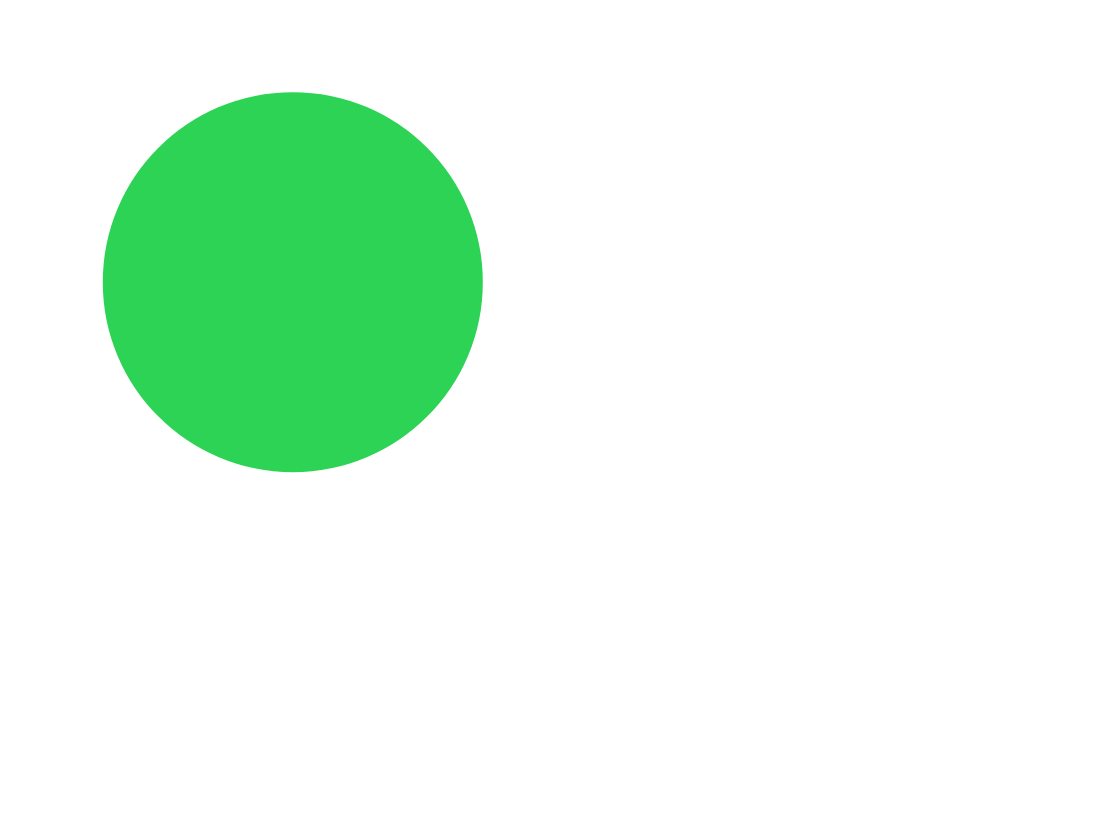
//> input picture OpenCV/table-tracking/images/green.png, 1114 x 836 px, given in place of the camera
$ ./test2   (built with g++ and OpenCV 4)
//> lines starting //> are read from the running program, lines starting //| are printed output that depends on the picture; after the words box and inside, x2 and y2 are one past the last pixel; in counts of white or black regions, pixels touching at a corner belong together
### OpenCV/table-tracking/HsvColor.h
#ifndef DataHolder_H
#define DataHolder_H
#include <string.h>

using namespace std;

class HsvColor {
    int low[3];
    int high[3];
    string name;

    public:
        HsvColor(string color){
            name = color;
        }

        void setLow(int h, int s, int v);
        void setHigh(int h, int s, int v);
        int getLow(int pos);
        int getHigh(int pos);
        string getColor();
};

void HsvColor::setLow(int h, int s, int v) {
    low[0] = h;
    low[1] = s;
    low[2] = v;
}

void HsvColor::setHigh(int h, int s, int v) {
    high[0] = h;
    high[1] = s;
    high[2] = v;
}

int HsvColor::getLow(int pos) {
    return low[pos];
}

int HsvColor::getHigh(int pos) {
    return high[pos];
}

string HsvColor::getColor() {
    return name;
}

#endif

### OpenCV/table-tracking/test2.cpp
#include "opencv2/imgcodecs.hpp"
#include "opencv2/highgui.hpp"
#include "opencv2/imgproc.hpp"

#include <iostream>
#include <stdlib.h>

//Custom Classes
#include "HsvColor.h"

using namespace cv;
using namespace std;

// Global Variables
Mat src;// = imread("images/green.png");
Mat mask;
Mat hsv;
HsvColor green("green"), yellow("yellow"), red1("red"), red2("red"), blue("blue");
RNG rng(12345);
// Function Headers
void findColor(Mat image);
void outline(Mat tmp);

void display(Mat frame) {
    imshow("123", frame);
}

int main () {
    //inRange(hsv, Scalar(0, 70, 50), Scalar(10, 255, 255), mask1);
    //inRange(hsv, Scalar(170, 70, 50), Scalar(0,70,50), mask2);
    /* Define Color Spaces for Greed, Yellow, Red, Blue
       See: https://stackoverflow.com/questions/47483951/how-to-define-a-threshold-value-to-detect-only-green-colour-objects-in-an-image

       For HSV Map
    */

    // Green
    green.setLow(40,70,50);
    green.setHigh(70,255,255);

    // Yellow
    yellow.setLow(20,0,0);
    yellow.setHigh(35,255,255);

    // Red
    red1.setLow(0,70,50);
    red1.setHigh(10,255,255);

    red2.setLow(170,70,50);
    red2.setHigh(180,255,255);

    // Blue
    // blue.setLow(110,100,50);
    // blue.setHigh(125,255,255);
    blue.setLow(110,100,0);
    blue.setHigh(130,255,255);


    VideoCapture capture;
    capture.open(0);
    if ( ! capture.isOpened() )
    {
        cout << "--(!)Error opening video capture\n";
        return -1;
    }
    Mat image;
    while ( capture.read(src) )
    {
//> src is the input picture: 836 rows x 1114 cols, CV_8UC3; mean B, G, R 234.2, 249.6, 229.4
        if( src.empty() )
        {
            cout << "--(!) No captured image -- Break!\n";
            break;
        }

        //resize(image,image,Size(250,250), 0, 0, INTER_LINEAR_EXACT);
        //display(image);
        cvtColor(src, hsv, COLOR_BGR2HSV);
//> hsv: 836 rows x 1114 cols, CV_8UC3; mean H, S, V 8.2, 24.5, 249.6
        //Find Yellow
        //inRange(hsv, Scalar(20, 0, 0), Scalar(35, 255, 255), mask);

        resize(src,src,Size(250,250), 0, 0, INTER_LINEAR_EXACT);
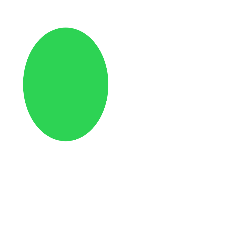
//> src: 250 rows x 250 cols, CV_8UC3; mean B, G, R 234.2, 249.6, 229.4
        //resize(mask,mask,Size(250,250), 0, 0, INTER_LINEAR_EXACT);
        findColor(src);
        //display(src);
        if( waitKey(10) == 27 )
        {
            break; // escape
        }
    }

    //findColor(src);

   // imshow( "Contours", mask);
    //waitKey();
    waitKey();
    return 0;
}

void findColor(Mat image) {

    //Check Green
    Mat g,y,r,b;
    Mat r1,r2;
    //inRange(hsv, Scalar(145,0,0), Scalar(155,255,255),mask);

    inRange(hsv, Scalar(green.getLow(0),green.getLow(1),green.getLow(2)),Scalar(green.getHigh(0),green.getHigh(1),green.getHigh(2)),g);
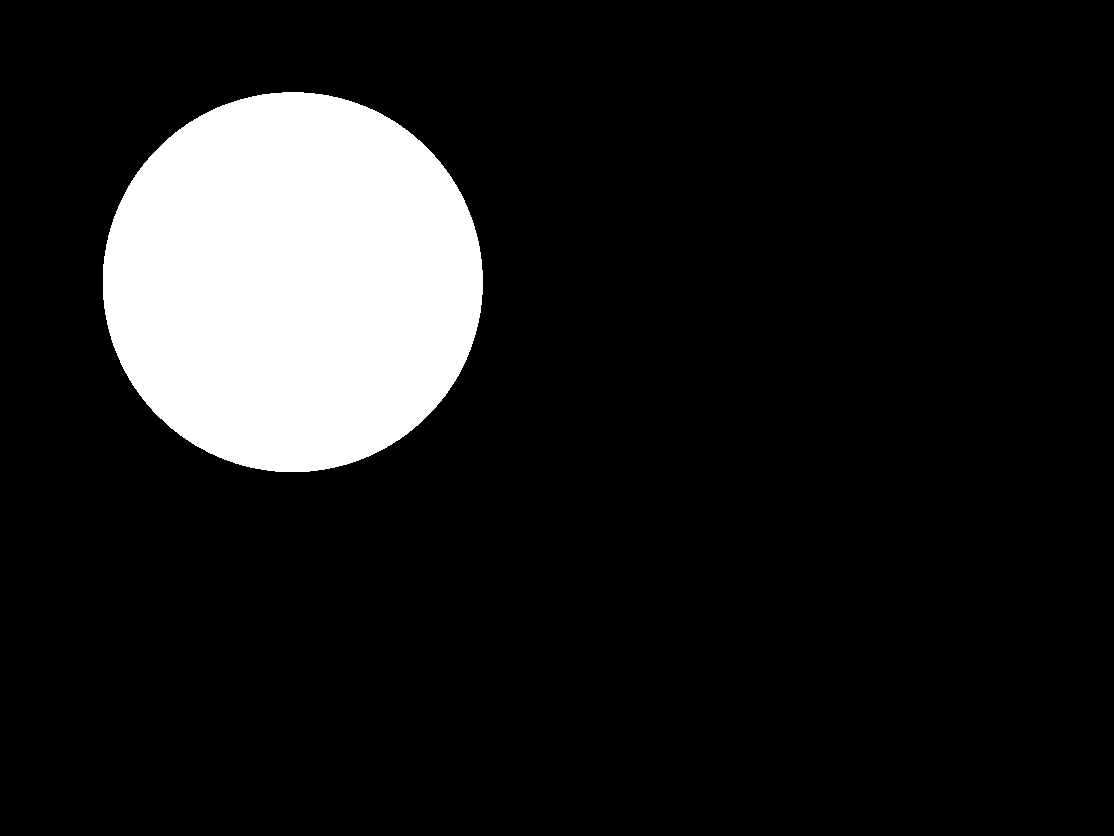
//> g: 836 rows x 1114 cols, CV_8UC1; 12.2% white; 1 white region
    inRange(hsv, Scalar(yellow.getLow(0),yellow.getLow(1),yellow.getLow(2)),Scalar(yellow.getHigh(0),yellow.getHigh(1),yellow.getHigh(2)),y);
//> y: 836 rows x 1114 cols, CV_8UC1; every value is 0
    inRange(hsv, Scalar(red1.getLow(0),red1.getLow(1),red1.getLow(2)),Scalar(red1.getHigh(0),red1.getHigh(1),red1.getHigh(2)),r1);
    inRange(hsv, Scalar(red2.getLow(0),red2.getLow(1),red2.getLow(2)),Scalar(red2.getHigh(0),red2.getHigh(1),red2.getHigh(2)),r2);
    inRange(hsv, Scalar(blue.getLow(0),blue.getLow(1),blue.getLow(2)),Scalar(blue.getHigh(0),blue.getHigh(1),blue.getHigh(2)),b);

    r = r1 | r2;

    resize(g,g,Size(250,250), 0, 0, INTER_LINEAR_EXACT);
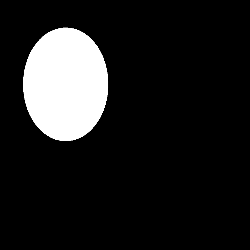
//> g: 250 rows x 250 cols, CV_8UC1; min 0, max 255, mean 31.1
    resize(b,b,Size(250,250), 0, 0, INTER_LINEAR_EXACT);
//> b: 250 rows x 250 cols, CV_8UC1; every value is 0
    resize(y,y,Size(250,250), 0, 0, INTER_LINEAR_EXACT);
    resize(r,r,Size(250,250), 0, 0, INTER_LINEAR_EXACT);

    imshow("OG",src);
    // imshow( "Blue", b);
    // imshow( "Red", r);
    // imshow( "Yellow", y);
    imshow( "Green", g);
   // [11 lines of commented-out code are left out]

    outline(g);
    outline(y);
    outline(r);
    outline(b);
}

void outline(Mat tmp) {
    //imshow("zzz", tmp);
    //return "red";
    vector<vector<Point> > contours;
    vector<Vec4i> hierarchy;
    findContours(tmp, contours, hierarchy, RETR_TREE, CHAIN_APPROX_SIMPLE );
//> contours = 1 contour; box (x1, y1, x2, y2) and area: (23, 27, 109, 141) 7533
    Mat drawing = Mat::zeros( tmp.size(), CV_8UC3 );

    if (!contours.empty()) {
        //cout << "Found a color " << endl;
        Point top = contours[0][0];
//> top = Point(63, 27)
        int x = top.x;
//> x = 63
        int y = top.y;
//> y = 27

        Mat rgbPixel = src(Rect(x,y,1,1));
//> rgbPixel = [[218, 245, 209]]
        Mat tmpHsv;
        cvtColor(rgbPixel, tmpHsv, COLOR_BGR2HSV);
//> tmpHsv = [[67, 37, 245]]
        Vec3b hsv = tmpHsv.at<Vec3b>(0,0);
//> hsv = [67, 37, 245]
        int hsvPixel = hsv.val[0];
//> hsvPixel = 67
        cout << "hsvPixel " << hsv << endl;
//| hsvPixel [67, 37, 245]
//> in outline (call 2), `findContours(tmp, contours, hierarchy, RETR_TREE, CHAIN_APPROX_SIMPLE );`: contours = 0 contours
//> the Esc key is pressed

        // cout << "c " << c << endl;
        if (hsvPixel >= green.getLow(0) && hsvPixel <= green.getHigh(0)) {
            cout << green.getColor() << endl;

        }
        else if (hsvPixel >= red1.getLow(0) && hsvPixel <= red1.getHigh(0))
            cout << red1.getColor() << endl;
        else if (hsvPixel >= red2.getLow(0) && hsvPixel <= red2.getHigh(0))
            cout << red2.getColor() << endl;
        else if (hsvPixel >= blue.getLow(0) && hsvPixel <= blue.getHigh(0))
            cout << blue.getColor() << endl;
        // [17 lines of commented-out code are left out]
    }
}

$ run again, on OpenCV/table-tracking/images/colors.png
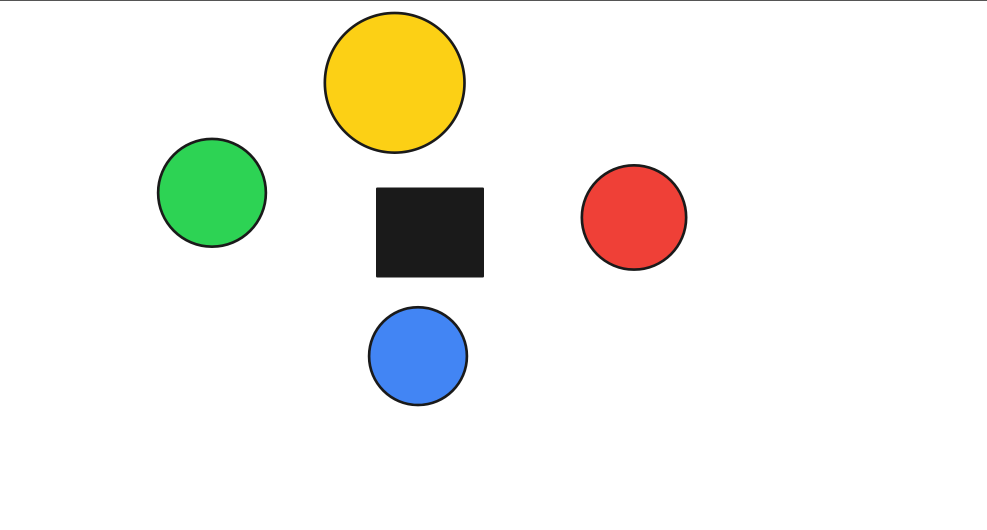
//> input picture OpenCV/table-tracking/images/colors.png, 2960 x 1588 px, given in place of the camera (shown at 1/3 size)
//> src is the input picture: 1588 rows x 2960 cols, CV_8UC3; mean B, G, R 236.1, 242.1, 242.4
//> src: 250 rows x 250 cols, CV_8UC3
//> in findColor, `inRange(hsv, Scalar(green.getLow(0),green.getLow(1),green.getLow(2)),S..`:
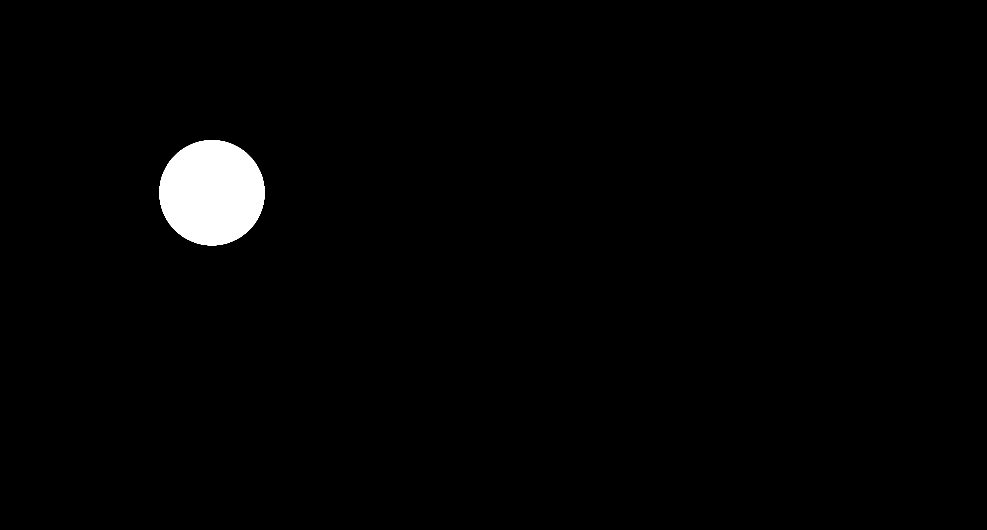
//> g: 1588 rows x 2960 cols, CV_8UC1 (shown at 1/3 size); 1.7% white; 1 white region, box (x1, y1, x2, y2) and area: (478, 420, 794, 736) 78260
//> r1: 1588 rows x 2960 cols, CV_8UC1; 1.6% white; 1 white region, box (x1, y1, x2, y2) and area: (1749, 500, 2055, 805) 73299
//> r2: 1588 rows x 2960 cols, CV_8UC1; every value is 0
//> in findColor, `resize(r,r,Size(250,250), 0, 0, INTER_LINEAR_EXACT);`:
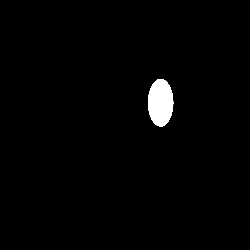
//> r: 250 rows x 250 cols, CV_8UC1; min 0, max 255, mean 4
//> contours = 1 contour; box (x1, y1, x2, y2) and area: (40, 66, 67, 116) 996
//> top = Point(52, 66)
//> x = 52
//> in outline, `int y = top.y;`: y = 66
//> rgbPixel = [[82, 203, 44]]
//> tmpHsv = [[67, 200, 203]]
//> in outline, `Vec3b hsv = tmpHsv.at<Vec3b>(0,0);`: hsv = [67, 200, 203]
//> hsvPixel = 67
//| hsvPixel [67, 200, 203]
//> contours = 1 contour; box (x1, y1, x2, y2) and area: (83, 7, 117, 72) 1704
//| hsvPixel [24, 231, 227]
//> contours = 1 contour; box (x1, y1, x2, y2) and area: (148, 79, 174, 127) 926
//| hsvPixel [2, 184, 159]
//> contours = 0 contours
